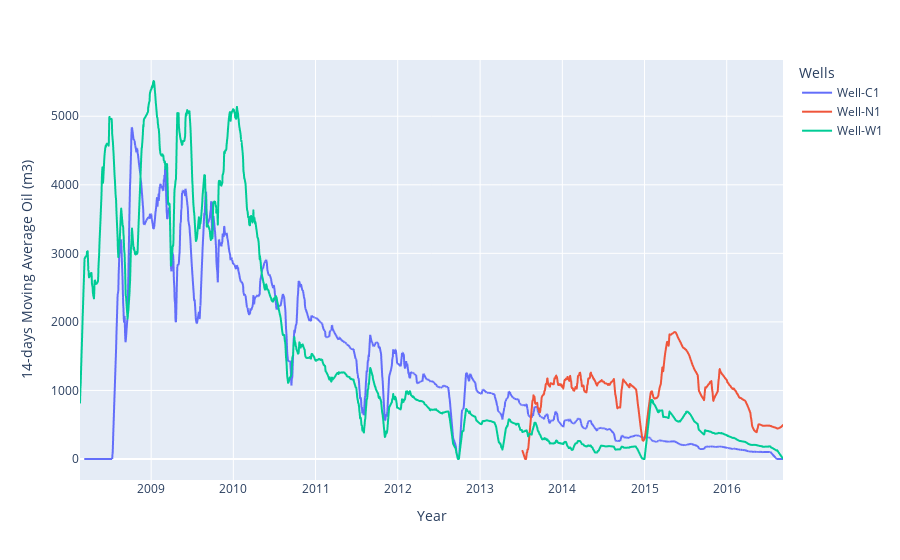

Notebook code cell kept with this figure:
### Code cell
# create graph for Well-C1
import plotly.express as px

wellwell = ["Well-N1", "Well-C1", "Well-E1", "Well-W1", "Well-S1"]

well_df = df_prd_ed[df_prd_ed["WELL_BORE_CODE"].isin(wellwell)]

fig_well_c1 = px.line(
                filtered_source,
                x='DATEPRD',
                y='moving_avg',
                color='WELL_BORE_CODE',
                labels={
                    "moving_avg":"14-days Moving Average Oil (m3)",
                    "DATEPRD": "Year",
                    "WELL_BORE_CODE": "Wells"
                }
            )
fig_well_c1.show()

### Figure 1 — Plotly figure (JSON) as saved in the notebook; plotly's stock layout.template omitted (floating-point values rounded to 4 significant figures; data arrays with more than 128 entries replaced by an {"elided": "..."} marker saying what was removed)
{"data": [{"hovertemplate": "Wells=Well-C1<br>Year=%{x}<br>14-days Moving Average Oil (m3)=%{y}<extra></extra>", "legendgroup": "Well-C1", "line": {"color": "#636efa", "dash": "solid"}, "marker": {"symbol": "circle"}, "mode": "lines", "name": "Well-C1", "showlegend": true, "type": "scattergl", "x": {"elided": "3038 str values"}, "xaxis": "x", "y": {"elided": "3038 float values"}, "yaxis": "y"}, {"hovertemplate": "Wells=Well-N1<br>Year=%{x}<br>14-days Moving Average Oil (m3)=%{y}<extra></extra>", "legendgroup": "Well-N1", "line": {"color": "#EF553B", "dash": "solid"}, "marker": {"symbol": "circle"}, "mode": "lines", "name": "Well-N1", "showlegend": true, "type": "scattergl", "x": {"elided": "1155 str values"}, "xaxis": "x", "y": {"elided": "1155 float values"}, "yaxis": "y"}, {"hovertemplate": "Wells=Well-W1<br>Year=%{x}<br>14-days Moving Average Oil (m3)=%{y}<extra></extra>", "legendgroup": "Well-W1", "line": {"color": "#00cc96", "dash": "solid"}, "marker": {"symbol": "circle"}, "mode": "lines", "name": "Well-W1", "showlegend": true, "type": "scattergl", "x": {"elided": "3038 str values"}, "xaxis": "x", "y": {"elided": "3038 float values"}, "yaxis": "y"}], "layout": {"legend": {"title": {"text": "Wells"}, "tracegroupgap": 0}, "margin": {"t": 60}, "xaxis": {"anchor": "y", "domain": [0, 1], "title": {"text": "Year"}}, "yaxis": {"anchor": "x", "domain": [0, 1], "title": {"text": "14-days Moving Average Oil (m3)"}}}}
